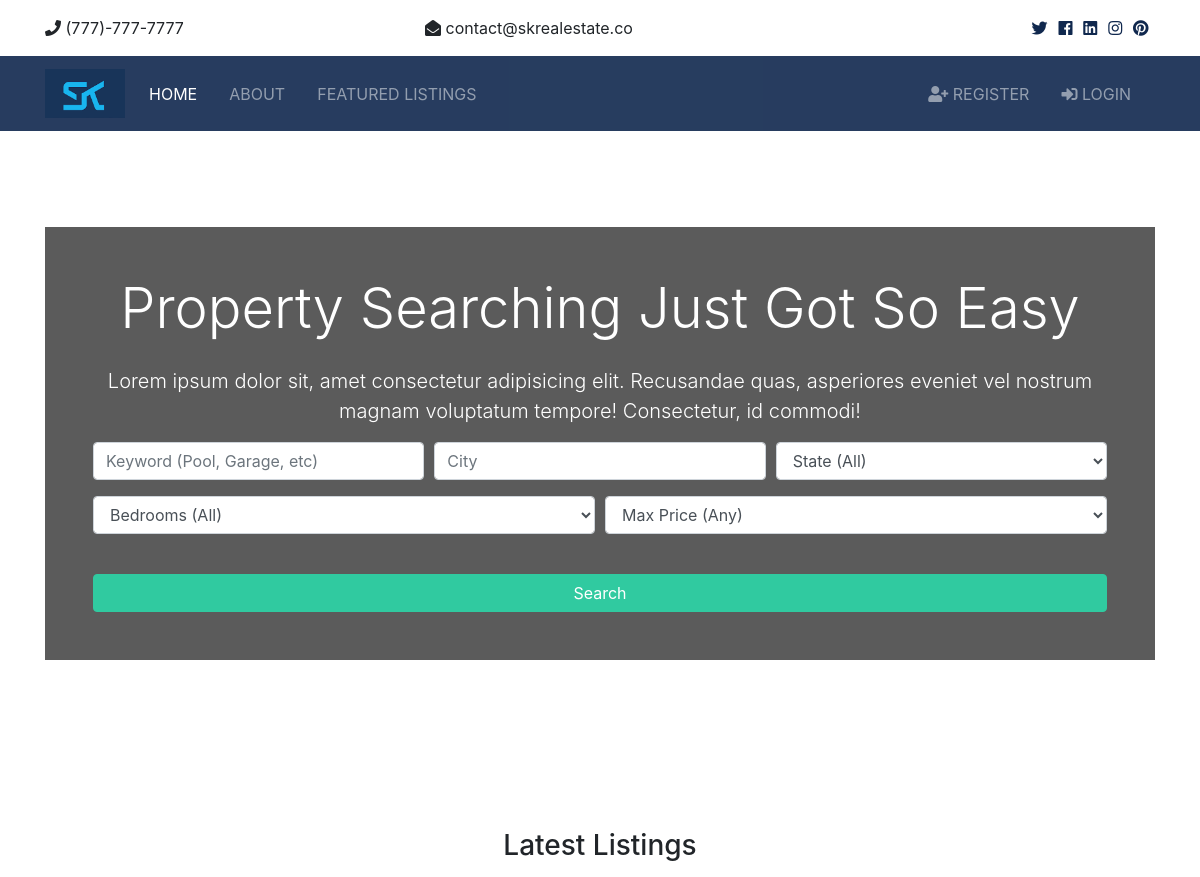
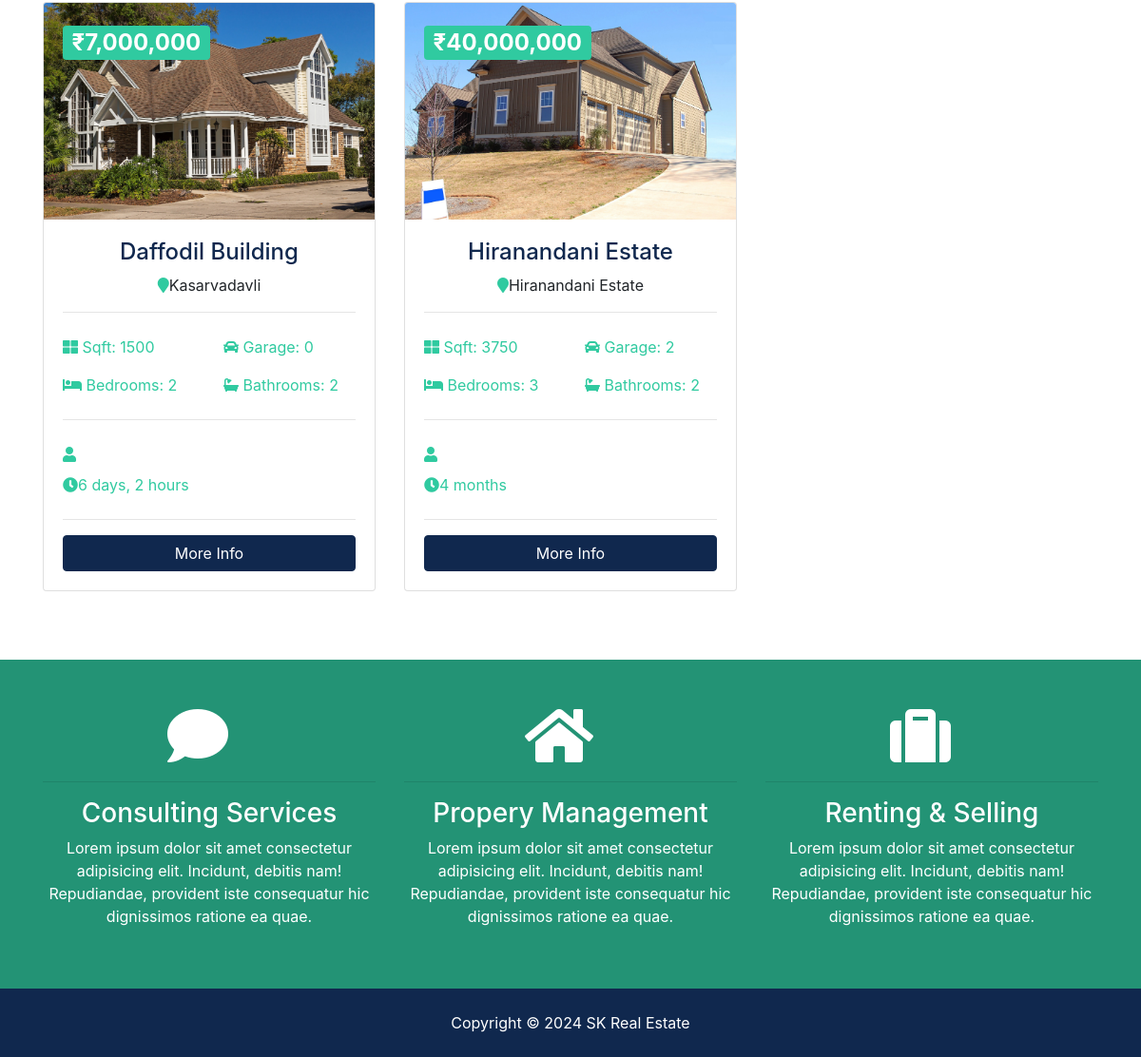
The page / on the database its author committed (2 pictures, top to bottom).
### listings/models.py (models this page shows, shortened)
class Listing(models.Model):
    realtor = models.ForeignKey(Realtor,on_delete=models.DO_NOTHING)
    title = models.CharField(max_length=200)
    address = models.CharField(max_length=200)
    city = models.CharField(max_length=200)
    state = models.CharField(max_length=200)
    zipcode = models.CharField(max_length=200)
    description = models.TextField(blank=True)
    price = models.IntegerField()
    bedrooms = models.IntegerField()
    bathrooms = models.IntegerField()
    garage = models.IntegerField(default=0)
    sqft = models.IntegerField()
    lot_size = models.DecimalField(max_digits=5,decimal_places=1)
    photo_main = models.ImageField(upload_to='photo/%Y/%m/%d/',blank=True)
    photo_1 = models.ImageField(upload_to='photo/%Y/%m/%d/',blank=True)
    photo_2 = models.ImageField(upload_to='photo/%Y/%m/%d/',blank=True)
    photo_3 = models.ImageField(upload_to='photo/%Y/%m/%d/',blank=True)
    photo_4 = models.ImageField(upload_to='photo/%Y/%m/%d/',blank=True)
    photo_5 = models.ImageField(upload_to='photo/%Y/%m/%d/',blank=True)
    is_published = models.BooleanField(default=True)
    list_date = models.DateTimeField(default=datetime.now,blank=True)

### pages/views.py (the view)
# urls.py: path('',views.index,name='listings'),
def index(request):
    listings = Listing.objects.order_by('-list_date').filter(is_published=True)[:3]
    context = {
        'listings' : listings,
        'state_choices' : state_choices,
        'bedroom_choices' : bedroom_choices,
        'price_choices' : price_choices
    }
    return render(request,'pages/index.html', context)

### templates/pages/index.html (shortened to what this page needs)
{% extends 'base.html' %}
{% load humanize %}
{% block content %}
<section id="showcase">
    <div class="container text-center">
      <div class="home-search p-5">
        <div class="overlay p-5">
          <h1 class="display-4 mb-4">
            Property Searching Just Got So Easy
          </h1>
          <p class="lead">Lorem ipsum dolor sit, amet consectetur adipisicing elit. Recusandae quas, asperiores eveniet vel nostrum magnam
            voluptatum tempore! Consectetur, id commodi!</p>
          <div class="search">
            <form action="{% url 'search' %}">
              <div class="form-row">
                <div class="col-md-4 mb-3">
                  <input type="text" name="keywords" class="form-control" placeholder="Keyword (Pool, Garage, etc)">
                </div>
                <div class="col-md-4 mb-3">
                  <input type="text" name="city" class="form-control" placeholder="City">
                </div>
                <div class="col-md-4 mb-3">
                  <select name="state" class="form-control">
                    <option selected="true" disabled="disabled">State (All)</option>
                  </select>
                </div>
              </div>
              <div class="form-row">
                <div class="col-md-6 mb-3">
                  <select name="bedrooms" class="form-control">
                    <option selected="true" disabled="disabled">Bedrooms (All)</option>
                  </select>
                </div>
                <div class="col-md-6 mb-3">
                  <select name="price" class="form-control" id="type">
                    <option selected="true" disabled="disabled">Max Price (Any)</option>
                  </select>
                </div>
              </div>
              <button class="btn btn-secondary btn-block mt-4" type="submit">Search</button>
            </form>
          </div>
        </div>
      </div>
    </div>
  </section>
  <section id="listings" class="py-5">
    <div class="container">
      <h3 class="text-center mb-3">Latest Listings</h3>
      <div class="row">
        {% if listings %}
          {% for listing in listings %}
            <div class="col-md-6 col-lg-4 mb-4">
              <div class="card listing-preview">
                <img class="card-img-top" src="{{listing.photo_main.url}}" alt="">
                <div class="card-img-overlay">
                  <h2>
                    <span class="badge badge-secondary text-white">₹{{listing.price | intcomma}}</span>
                  </h2>
                </div>
                <div class="card-body">
                  <div class="listing-heading text-center">
                    <h4 class="text-primary">{{listing.title}}</h4>
                    <p>
                      <i class="fas fa-map-marker text-secondary"></i>{{listing.address}}</p>
                  </div>
                  <hr>
                  <div class="row py-2 text-secondary">
                    <div class="col-6">
                      <i class="fas fa-th-large"></i> Sqft: {{listing.sqft}}</div>
                    <div class="col-6">
                      <i class="fas fa-car"></i> Garage: {{listing.garage}}</div>
                  </div>
                  <div class="row py-2 text-secondary">
                    <div class="col-6">
                      <i class="fas fa-bed"></i> Bedrooms: {{listing.bedrooms}}</div>
                    <div class="col-6">
                      <i class="fas fa-bath"></i> Bathrooms: {{listing.bathrooms}}</div>
                  </div>
                  <hr>
                  <div class="row py-2 text-secondary">
                    <div class="col-6">
                      <i class="fas fa-user"></i>{{lisitng.realtor}}</div>
                  </div>
                  <div class="row text-secondary pb-2">
                    <div class="col-6">
                      <i class="fas fa-clock"></i>{{listing.list_date | timesince}}</div>
                  </div>
                  <hr>
                  <a href="{% url 'listing' listing.id %}" class="btn btn-primary btn-block">More Info</a>
                </div>
              </div>
            </div>
          {% endfor %}
        {% else %}
          <div class="col-md-12">
            <p>No Listings Available</p>
          </div>
        {% endif %}
  </section>
  <section id="services" class="py-5 bg-secondary text-white">
    <div class="container">
      <div class="row text-center">
        <div class="col-md-4">
          <i class="fas fa-comment fa-4x mr-4"></i>
          <hr>
          <h3>Consulting Services</h3>
          <p>Lorem ipsum dolor sit amet consectetur adipisicing elit. Incidunt, debitis nam! Repudiandae, provident iste consequatur
            hic dignissimos ratione ea quae.</p>
        </div>
        <div class="col-md-4">
          <i class="fas fa-home fa-4x mr-4"></i>
          <hr>
          <h3>Propery Management</h3>
          <p>Lorem ipsum dolor sit amet consectetur adipisicing elit. Incidunt, debitis nam! Repudiandae, provident iste consequatur
            hic dignissimos ratione ea quae.</p>
        </div>
        <div class="col-md-4">
          <i class="fas fa-suitcase fa-4x mr-4"></i>
          <hr>
          <h3>Renting & Selling</h3>
          <p>Lorem ipsum dolor sit amet consectetur adipisicing elit. Incidunt, debitis nam! Repudiandae, provident iste consequatur
            hic dignissimos ratione ea quae.</p>
        </div>
      </div>
    </div>
  </section>
{% endblock %}

### btre/static/css/all.css (style rules this page uses)
.fa, .fas, .far, .fal, .fab { -moz-osx-font-smoothing: grayscale; -webkit-font-smoothing: antialiased; display: inline-block; font-style: normal; font-variant: normal; text-rendering: auto; line-height: 1; }
.fa-4x { font-size: 4em; }
.fa-bath:before { content: "\f2cd"; }
.fa-bed:before { content: "\f236"; }
.fa-car:before { content: "\f1b9"; }
.fa-clock:before { content: "\f017"; }
.fa-comment:before { content: "\f075"; }
.fa-home:before { content: "\f015"; }
.fa-map-marker:before { content: "\f041"; }
.fa-suitcase:before { content: "\f0f2"; }
.fa-th-large:before { content: "\f009"; }
.fa-user:before { content: "\f007"; }
.fa, .fas { font-family: 'Font Awesome 5 Free'; font-weight: 900; }

### btre/static/css/style.css (style rules this page uses)
.btn-secondary { color: #fff !important; }
img { width: 100%; }
#showcase { background: url(../img/showcase.jpg) no-repeat top center fixed/cover; position: relative; min-height: 650px; color: #fff; padding-top: 6rem; }
#showcase .home-search { min-height: 400px; position: relative; border-radius: 5px; }
#showcase .overlay { content: ''; position: absolute; top: 0; left: 0; min-height: 400px; width: 100%; background: rgba(51, 51, 51, 0.8); }
#services { background: url(../img/building.jpg) no-repeat top center fixed/cover; min-height: 300px; position: relative; overflow: hidden; }
#services::before { content: ''; position: absolute; top: 0; left: 0; min-height: 100%; width: 100%; background: rgba(32, 134, 107, 0.8); }
.listing-preview a { position: relative; }

### rows shown on the page
Listing: photo_main (picture), price "7,000,000", title "Daffodil Building", address "Kasarvadavli", sqft "1500", garage "0", bedrooms "2", bathrooms "2", list_date "6 days, 2 hours"
Listing: photo_main (picture), price "40,000,000", title "Hiranandani Estate", address "Hiranandani Estate", sqft "3750", garage "2", bedrooms "3", bathrooms "2", list_date "4 months"
